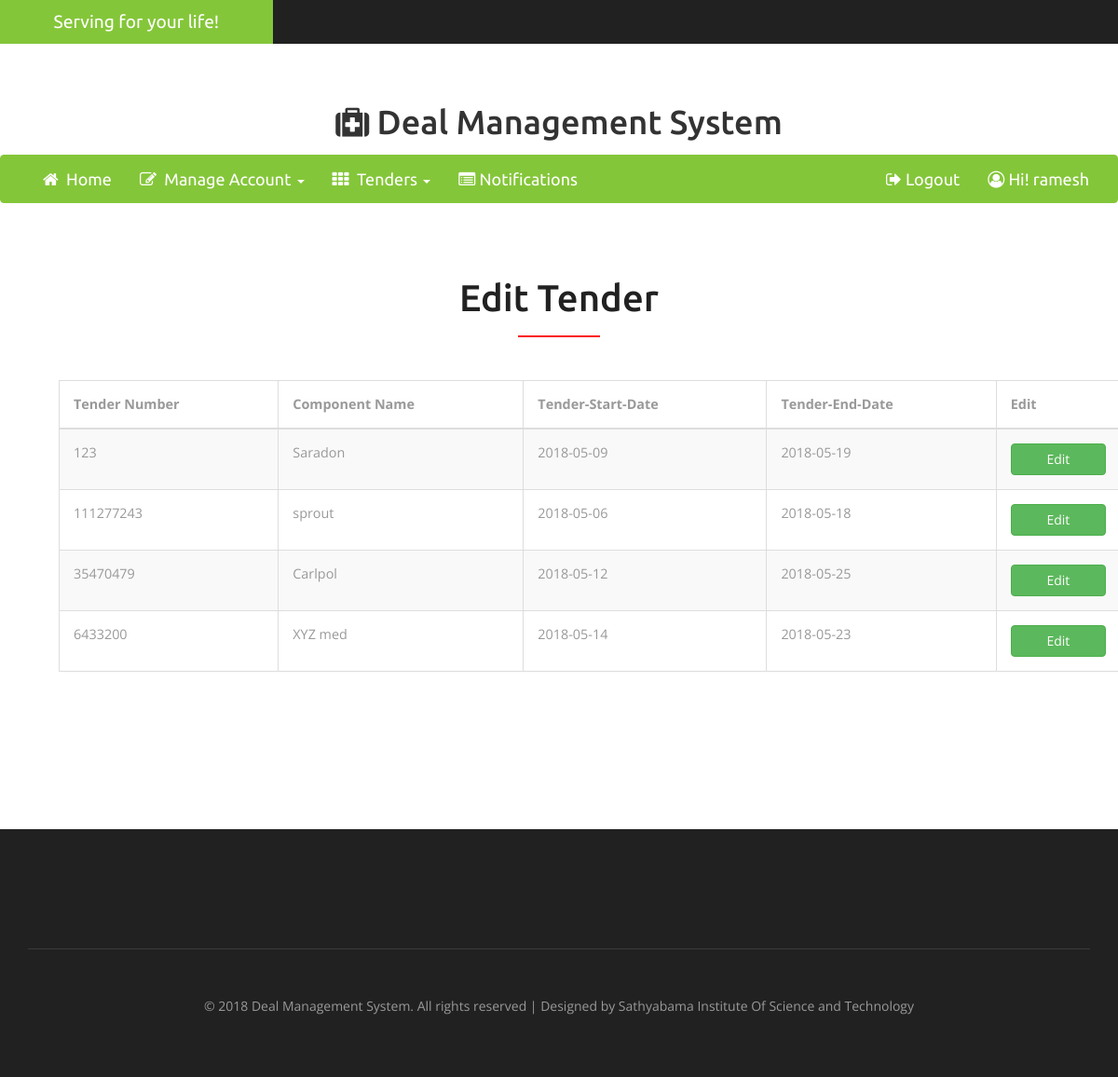
The page /edit_tender.php (signed in) on the database its author committed.
### tables this page shows
CREATE TABLE `tenders_details` (
  `tender_id` int(11) NOT NULL,
  `tender_number` int(255) NOT NULL,
  `hospital_id` int(255) NOT NULL,
  `components_name` varchar(255) NOT NULL,
  `composition` varchar(255) NOT NULL,
  `description` varchar(255) NOT NULL,
  `expected_rate` decimal(5,2) NOT NULL,
  `expected_qty` int(255) NOT NULL,
  `expected_dod` date NOT NULL,
  `tender_start_date` date NOT NULL,
  `tender_end_date` date NOT NULL,
  `tender_display_status` int(5) NOT NULL DEFAULT '0',
  `createdAt` datetime NOT NULL,
  `updatedAt` datetime NOT NULL DEFAULT '0000-00-00 00:00:00',
  `closedAt` datetime NOT NULL DEFAULT '0000-00-00 00:00:00'
);

### edit_tender.php (the view, shortened to what this page needs)
<?php
    if (isset($_SESSION['username']) && $_SESSION['role']!="1") {
        	header('location: login.php');
        	die;
    } else {
        $username = $_SESSION["username"];
include_once('include/head.inc.php');?>
<body>
<?php include_once('include/upper_nav.inc.php'); ?>
	<?php include_once('include/nav2.inc.php'); ?>
		<div class="w3_login">
			<h3>Edit Tender</h3>
				  <br>
				<div class="container">
				<br>
  <div class="table-responsive">
  <table class="table table-bordered table-striped" align="center" width="100">
    <thead>
      <tr>
        <th>Tender Number</th>
        <th>Component Name</th>
        <th>Tender-Start-Date</th>
        <th>Tender-End-Date</th>
        <th>Edit</th>
      </tr>
    </thead>
    <tbody>
    	<?php
    	include_once('php/config.php');
    	$query='SELECT t.tender_number,t.tender_id,t.hospital_id,t.components_name,t.tender_start_date,t.tender_end_date,h.login_id,t.tender_display_status FROM tenders_details t INNER JOIN hospital_table h ON t.hospital_id = h.hospital_id INNER JOIN logintable l ON l.login_id = h.login_id where t.tender_display_status=0 OR t.tender_display_status=1 AND l.username="'.$username.'"';
    		$result = mysqli_query($conn, $query);
									if (mysqli_num_rows($result) > 0) {
									while($row=mysqli_fetch_array($result))
									{
										echo '<tr>
								        <td>'.$row['tender_number'].'</td>
								        <td>'.$row['components_name'].'</td>
								        <td>'.$row['tender_start_date'].'</td>
								        <td>'.$row['tender_end_date'].'</td>
								        <td><form action="editpage.php" method="post">
								    		<input type="hidden" name="tid" id="tid" value="'.$row['tender_id'].'">
								    		<input type="hidden" name="tstatus" id="tstatus" value="'.$row['tender_display_status'].'">
								    		<input type="submit" name="edit" value="Edit" class="btn btn-block btn-success">
								    	</form>
								    	</td>
								      </tr>';
									}
								}
								else
								{
									echo '<tr> <td colspan="5">No Tender Available.</td></tr>';
								}
    	?>
    </tbody>
  </table>
</div>
</div><br><br><br>
</div>
		<?php include_once('include/footer.inc.php'); ?>
</body>
</html>
<?php } ?>

### rows shown on the page
tenders_details: tender_number "123", components_name "Saradon", tender_start_date "2018-05-09", tender_end_date "2018-05-19"
tenders_details: tender_number "111277243", components_name "sprout", tender_start_date "2018-05-06", tender_end_date "2018-05-18"
tenders_details: tender_number "35470479", components_name "Carlpol", tender_start_date "2018-05-12", tender_end_date "2018-05-25"
tenders_details: tender_number "6433200", components_name "XYZ med", tender_start_date "2018-05-14", tender_end_date "2018-05-23"

### other values the page prints
$username "ramesh"
